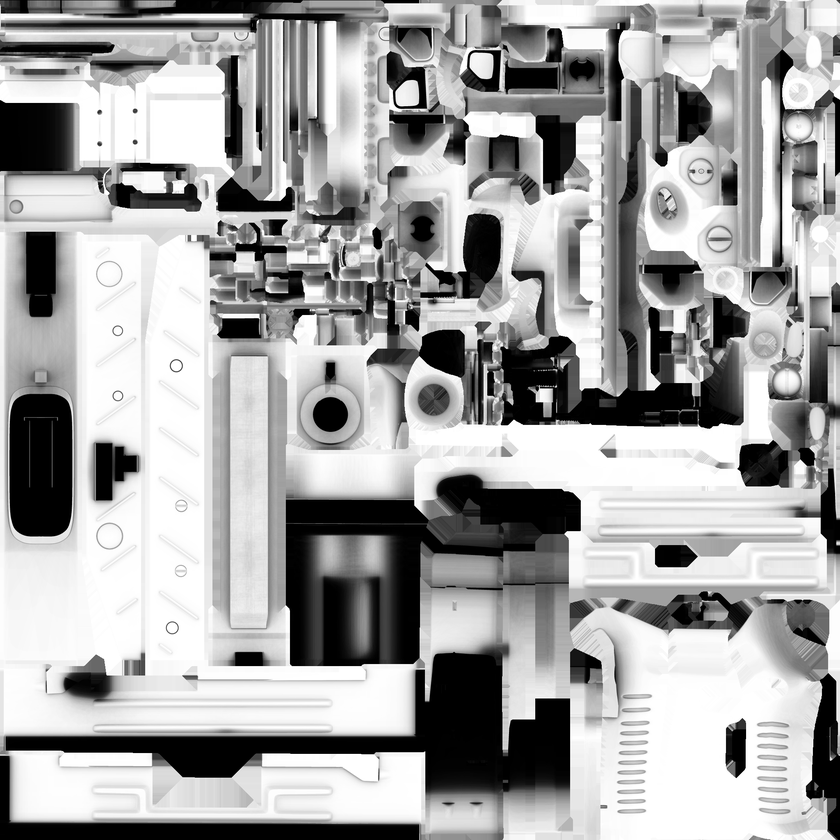
#> input picture assets/UZI_AO.png, 840 x 840 px, shrunk from 2048 x 2048 before the run
$ python p19rows.py ../assets/UZI_AO.png
#> lines starting #> are read from the running program, lines starting #| are printed output that depends on the picture
### scripts/p19probe.py
#!/usr/bin/env python3
"""Scene-4 realism probe. Untracked local tooling.

Measures the defects that read as "CG" in a dusk corridor:
  * silhouette contrast  -- how far each material sits below its local sky
  * road texture         -- local stddev of the carriageway (flat == paper)
  * clipped glints       -- census of the hard-clipped specular band
  * flat-region census   -- fraction of the frame with no local structure
Usage: python3 scripts/p19probe.py frame.ppm
"""
import sys
import numpy as np
from PIL import Image


def load(path):
    im = Image.open(path).convert("RGB")
    return np.asarray(im).astype(np.float32) / 255.0


def lum(a):
    return a[..., 0] * 0.2126 + a[..., 1] * 0.7152 + a[..., 2] * 0.0722


def boxstd(L, r=4):
    """Local stddev on a centred (2r+1)^2 box, via a summed-area table.

    Returns NaN in the r-px border, where the box is not centred.
    """
    H, W = L.shape

    def integral(A):
        I = np.zeros((H + 1, W + 1), np.float64)
        I[1:, 1:] = np.cumsum(np.cumsum(A.astype(np.float64), 0), 1)
        return I

    I, I2 = integral(L), integral(L * L)

    def sums(I):
        y0 = np.arange(H)[:, None]
        x0 = np.arange(W)[None, :]
        y1, x1 = y0 + 2 * r + 1, x0 + 2 * r + 1
        y1 = np.minimum(y1, H)
        x1 = np.minimum(x1, W)
        return (I[y1, x1] - I[y0, x1] - I[y1, x0] + I[y0, x0])

    n = float((2 * r + 1) ** 2)
    m, m2 = sums(I) / n, sums(I2) / n
    sd = np.sqrt(np.maximum(m2 - m * m, 0.0))
    # mask the border band that could not be centred
    bad = np.zeros((H, W), bool)
    bad[:r, :] = bad[-r:, :] = bad[:, :r] = bad[:, -r:] = True
    sd[bad] = np.nan
    return sd


# [58 lines left out: function main, not called in this run]


# [2 lines that do not run on import are left out]

### scripts/p19rows.py
#!/usr/bin/env python3
"""Where is the frame actually flat? Row-band profile of local texture energy.

Usage: python3 scripts/p19rows.py frame.ppm [x0 x1 y0 y1]
"""
import sys
import numpy as np
from PIL import Image

sys.path.insert(0, "/home/daytona/codebase/scripts")
from p19probe import load, lum, boxstd  # noqa: E402


def main():
    p = sys.argv[1]
    a = load(p)
#> in load, im is the input picture: PIL image 840x840 RGB; min 0, max 255, mean 163.4
    H, W, _ = a.shape
#> H = 840; W = 840
    L = lum(a)
    sd = boxstd(L, 4)
#> in integral, `I[1:, 1:] = np.cumsum(np.cumsum(A.astype(np.float64), 0), 1)`:
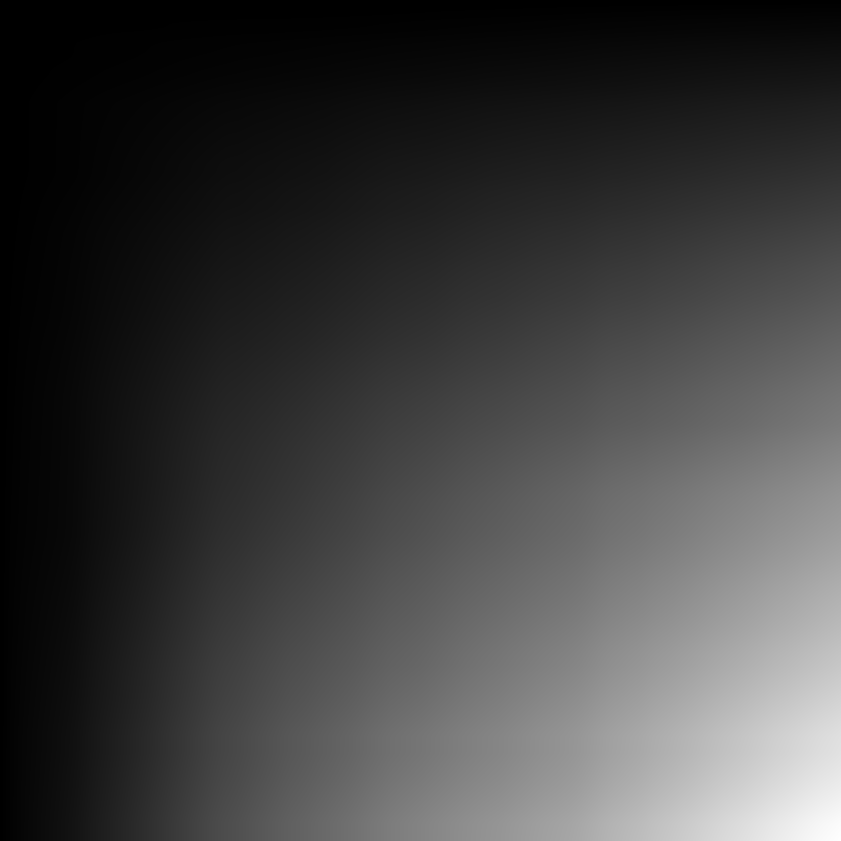
#> I: shape (841, 841) float64; min 0, max 452135.1, mean 112421; drawn with min black and max white
#> in integral (call 2), `I = np.zeros((H + 1, W + 1), np.float64)`: I: shape (841, 841) float64; every value is 0
#> in sums, `return (I[y1, x1] - I[y0, x1] - I[y1, x0] + I[y0, x0])`:
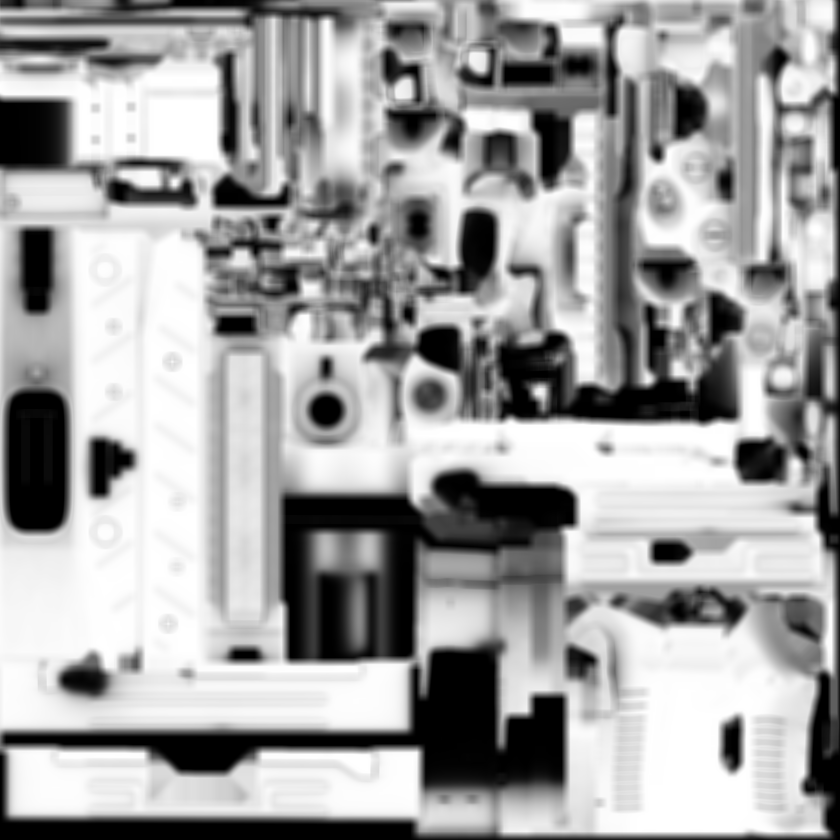
#> returned value: shape (840, 840) float64; min 0, max 81, mean 51.4; drawn with min black and max white
#> in sums (call 2), `y1, x1 = y0 + 2 * r + 1, x0 + 2 * r + 1`: y1 = 840 values from 9 to 848
#> in sums (call 2), `y1 = np.minimum(y1, H)`: y1 = 840 values from 9 to 840
#> in sums (call 2), `return (I[y1, x1] - I[y0, x1] - I[y1, x0] + I[y0, x0])`:
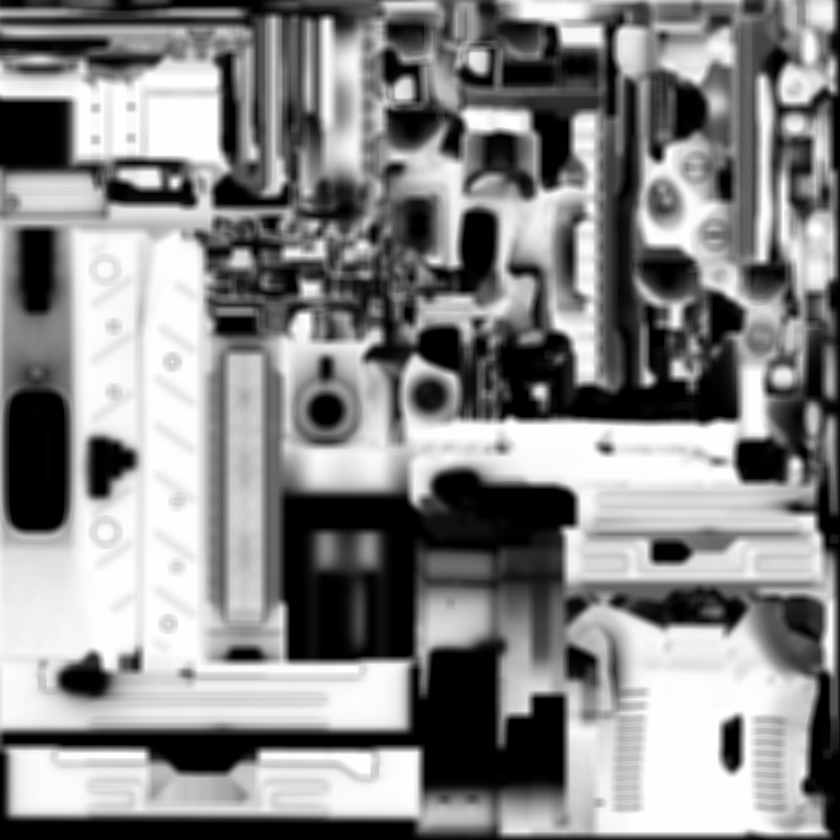
#> returned value: shape (840, 840) float64; min -5.82e-11, max 81, mean 43.2; drawn with min black and max white
#> in boxstd, `sd[bad] = np.nan`:
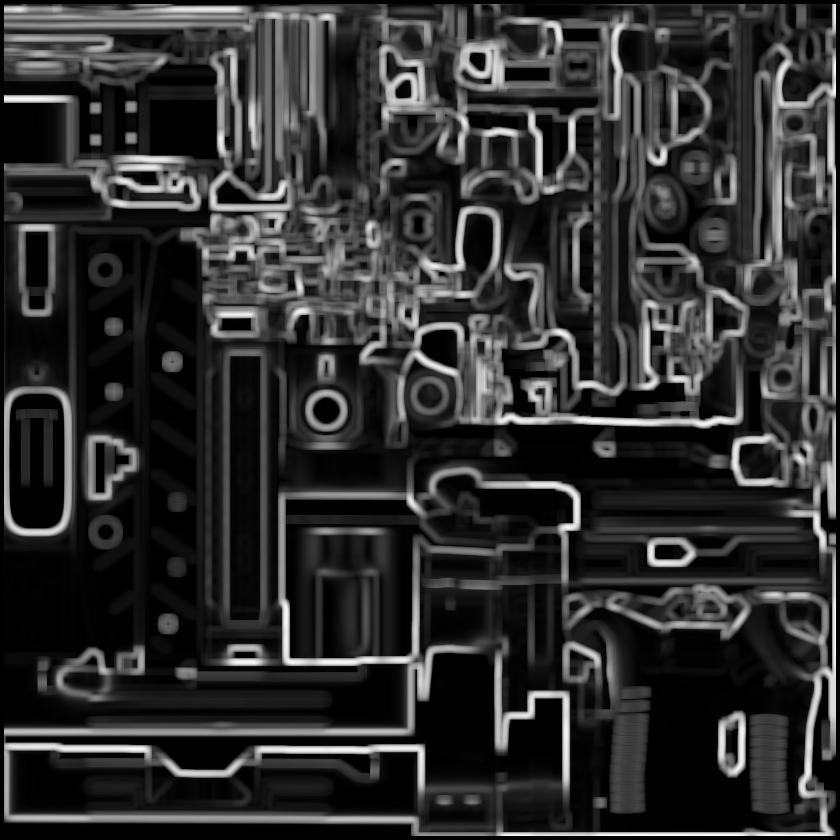
#> sd: shape (840, 840) float64; 1.9% of the values are NaN or infinite; the others: min 0, max 0.497, mean 0.0955; drawn with min black, max white, NaN and infinite black

    print(f"== {p} ({W}x{H}) ==")
#| == ../assets/UZI_AO.png (840x840) ==
    print("band y-range   meanL  p50L   medSD  p90SD   %sd<.006")
    for y0 in range(0, H - 39, 40):
        sl = slice(y0, min(H, y0 + 40))
        s = sd[sl]
        s = s[~np.isnan(s)]
        lv = L[sl]
        print(f"  y{y0:4d}-{min(H,y0+40):4d}  {lv.mean():.3f}  {np.percentile(lv,50):.3f}   "
              f"{np.percentile(s,50):.4f}  {np.percentile(s,90):.4f}   "
              f"{100*(s<0.006).mean():5.1f}%")
#> this loop made 21 passes
#|   y   0-  40  0.593  0.627   0.1225  0.2829     3.1%
#|   y  40-  80  0.615  0.682   0.1118  0.2778     3.6%
#|   y  80- 120  0.641  0.722   0.0919  0.2867    10.2%
#|   y 120- 160  0.599  0.682   0.0727  0.2596    16.5%
#|   y 160- 200  0.628  0.706   0.1075  0.2718     2.8%
#|   y 200- 240  0.670  0.784   0.0851  0.2749     4.5%
#|   y 240- 280  0.631  0.710   0.0889  0.2647    10.9%
#|   y 280- 320  0.621  0.655   0.0970  0.2597     7.5%
#> (further printed lines are left out)
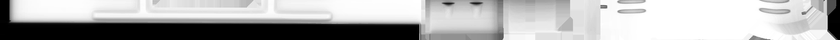
#> lv: shape (40, 840) float32; min 0, max 1, mean 0.681

    # per-column texture in the bottom third, so a road running away from the
    # camera shows up as a band of columns, not a band of rows
    print()
    print("column profile of local texture, bottom third:")
    b = slice(int(H * 0.66), H)
    s = sd[b]
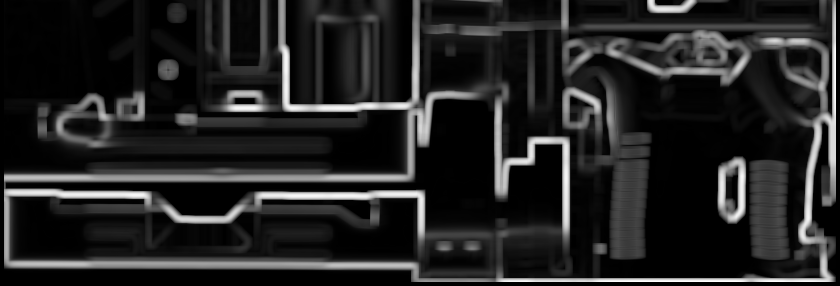
#> s: shape (286, 840) float64; 2.34% of the values are NaN or infinite; the others: min 0, max 0.497, mean 0.0727; drawn with min black, max white, NaN and infinite black
    s = s[~np.isnan(s)]
    prof = []
    for x0 in range(0, W - 39, 40):
        c = sd[b, x0:min(W, x0 + 40)]
        c = c[~np.isnan(c)]
        prof.append(np.percentile(c, 50))
#> this loop made 21 passes
#> pass 3, in main, `c = sd[b, x0:min(W, x0 + 40)]`:
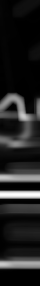
#> c: shape (286, 40) float64; 1.4% of the values are NaN or infinite; the others: min 0, max 0.469, mean 0.0656; drawn with min black, max white, NaN and infinite black
#> after the loop, prof = [0.00372, 0.00508, 0.0203, 0.0277, 0.0217, 0.0381, 0.044, 0.0442, 0.0333, 0.0271, 0.0395, 0.00878, 0.0398, 0.0212, 0.049, 0.0836, 0.00446, 0.00254, 0.0236, 0.0497, 0.093]
    print("  " + " ".join(f"{v:.3f}" for v in prof))
#|   0.004 0.005 0.020 0.028 0.022 0.038 0.044 0.044 0.033 0.027 0.040 0.009 0.040 0.021 0.049 0.084 0.004 0.003 0.024 0.050 0.093


if __name__ == "__main__":
    main()

$ run again, on assets/UZI_Metallic.png
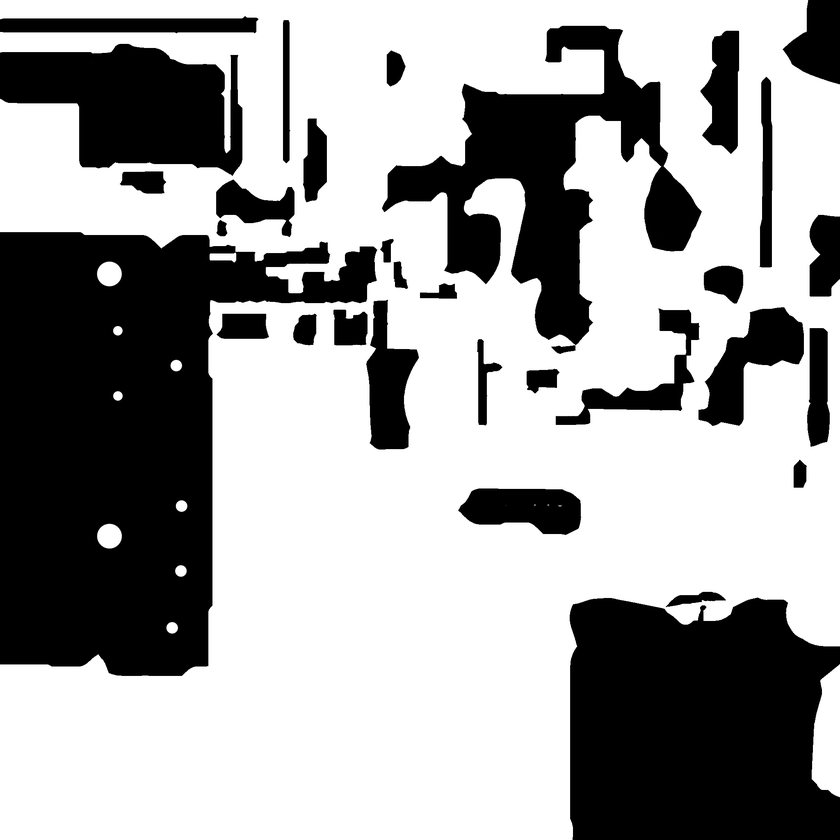
#> input picture assets/UZI_Metallic.png, 840 x 840 px, shrunk from 2048 x 2048 before the run
#> in boxstd, `sd[bad] = np.nan`:
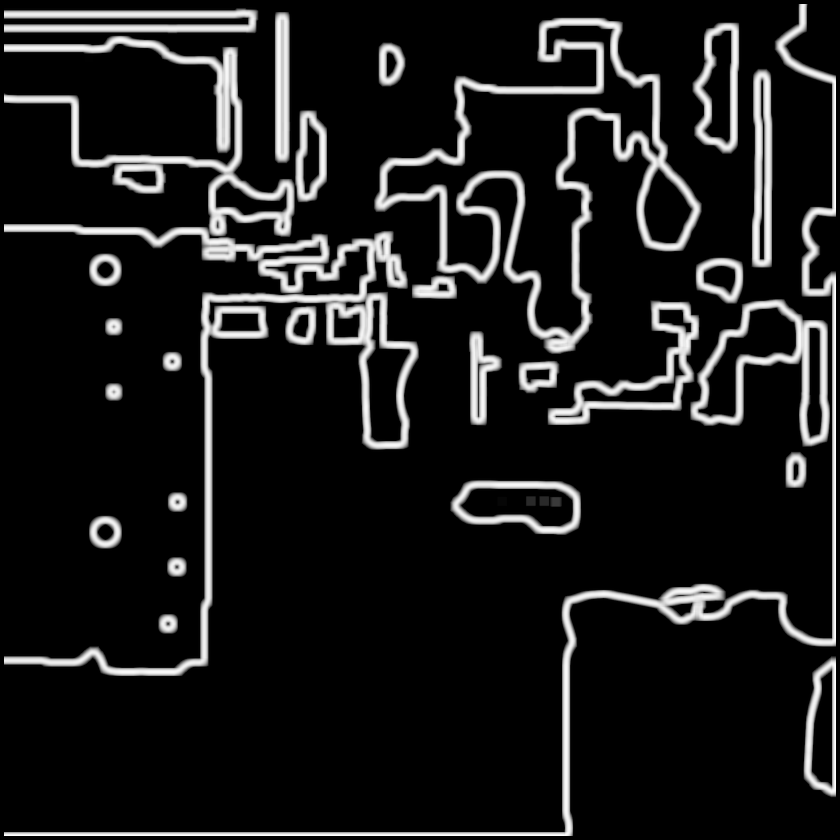
#> sd: shape (840, 840) float64; 1.9% of the values are NaN or infinite; the others: min 0, max 0.497, mean 0.0552; drawn with min black, max white, NaN and infinite black
#| == ../assets/UZI_Metallic.png (840x840) ==
#> the loop in main, `for y0 in range(0, H - 39, 40):` made 21 passes
#|   y   0-  40  0.814  1.000   0.0000  0.4135    72.5%
#|   y  40-  80  0.674  1.000   0.0000  0.4087    75.6%
#|   y  80- 120  0.530  0.992   0.0000  0.4081    77.2%
#|   y 120- 160  0.577  1.000   0.0000  0.4080    76.2%
#|   y 160- 200  0.686  1.000   0.0000  0.4230    70.5%
#> (further printed lines are left out)
#> the loop in main, `for x0 in range(0, W - 39, 40):` made 21 passes
#> pass 3, in main, `c = sd[b, x0:min(W, x0 + 40)]`:
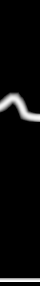
#> c: shape (286, 40) float64; 1.4% of the values are NaN or infinite; the others: min 0, max 0.497, mean 0.0226; drawn with min black, max white, NaN and infinite black
#> after the loop in main, `for x0 in range(0, W - 39, 40):`: prof = [0, 0, 0, 0, 0, 0, 0, 0, 0, 0, 0, 0, 0, 0, 0, 0, 0, 0, 0, 0, 0]
#|   0.000 0.000 0.000 0.000 0.000 0.000 0.000 0.000 0.000 0.000 0.000 0.000 0.000 0.000 0.000 0.000 0.000 0.000 0.000 0.000 0.000
